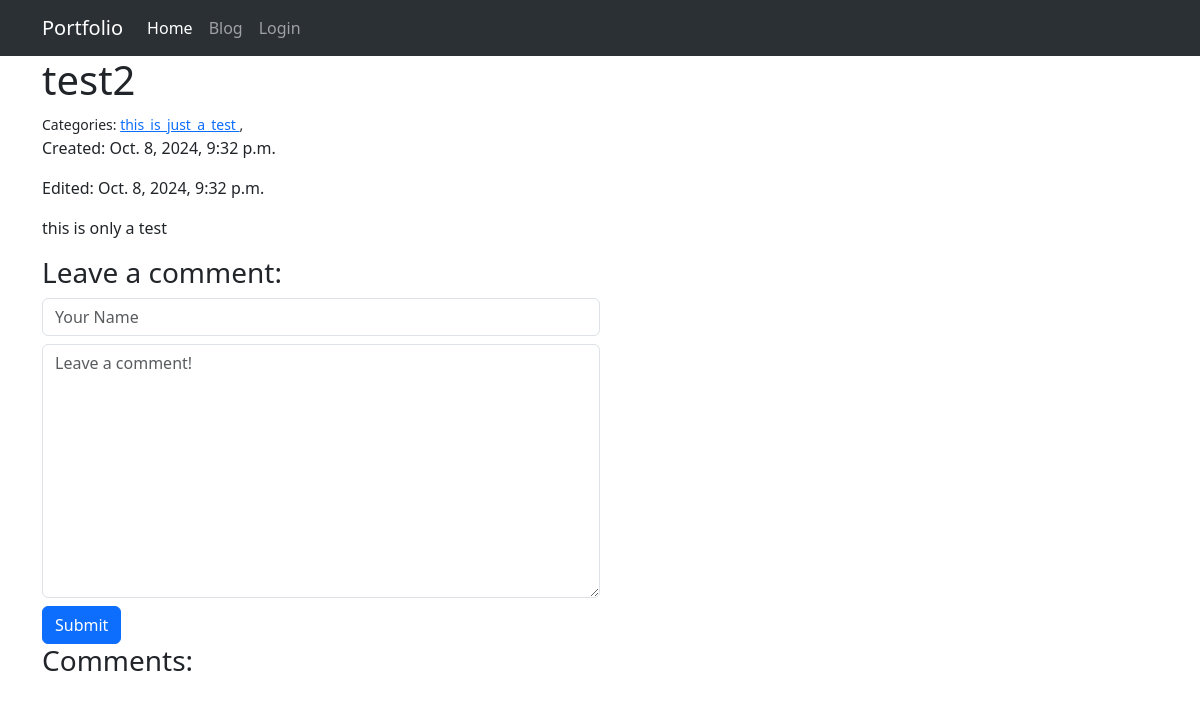
Page /blog/post/3/ on the earlier database version.
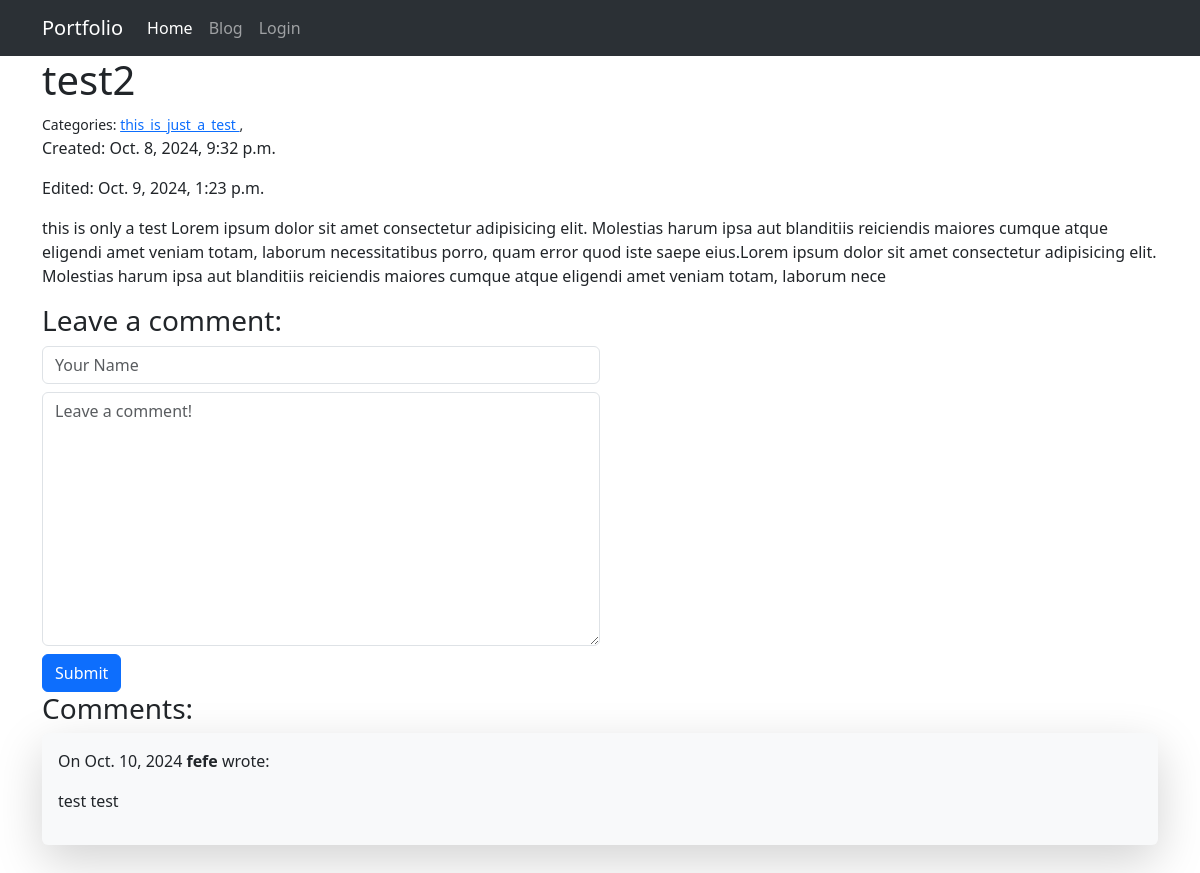
Same page on the later database version.
### blog/models.py (models this page shows, shortened)
class Category(models.Model):
    name = models.CharField(max_length=50)
    class Meta:
        verbose_name_plural = "categories"

class Post(models.Model):
    title = models.CharField(max_length=255)
    body = models.TextField()
    created_on = models.DateTimeField(auto_now_add=True)
    last_modified = models.DateTimeField(auto_now=True)
    categories = models.ManyToManyField("Category", related_name="posts")

class Comment(models.Model):
    author = models.CharField(max_length=63)
    body = models.TextField()
    created_on = models.DateTimeField(auto_now_add=True)
    post = models.ForeignKey("Post", on_delete=models.CASCADE)

### blog/views.py (the view, shortened to what this page needs)
# urls.py: path("post/<int:pk>/", views.blog_detail, name="blog_detail"),
def blog_detail(request, pk):
    post = Post.objects.get(pk=pk)
    form = CommentForm()
    comments = Comment.objects.filter(post=post)
    context = {
        "post": post,
        "comments": comments,
        "form": CommentForm(),
    }
    return render(request, "blog/detail.html", context)

### blog/forms.py
class CommentForm(forms.Form):
    author = forms.CharField(
        max_length=60,
        widget=forms.TextInput(
            attrs={"class": "form-control", "placeholder": "Your Name"}
        ),
    )
    body = forms.CharField(
        widget=forms.Textarea(
            attrs={"class": "form-control", "placeholder": "Leave a comment!"}
        )
    )

### blog/templates/blog/detail.html (shortened to what this page needs)
{% extends "projects/base.html" %} {% block content %}
<h1>{{ post.title }}</h1>
<small>
  Categories: {% for category in post.categories.all %}
  <a href="{% url 'blog:blog_category' category.name %}">
    {{ category.name }}
  </a>
  , {% endfor %}
</small>
<p>Created: {{ post.created_on }}</p>
<p>Edited: {{ post.last_modified }}</p>
<p>{{ post.body | slice:'400' }}</p>
<h3>Leave a comment:</h3>
<form method="post">
  <div class="w-50 mb-2">{{form.author}}</div>
  <div class="w-50 mb-2">{{form.body}}</div>
  <button type="submit" class="btn btn-primary">Submit</button>
</form>
<h3>Comments:</h3>
{% for comment in comments %}
<div class="shadow-lg p-3 mb-5 bg-body-tertiary rounded">
  <p>
    On {{ comment.created_on.date }}
    <strong>{{ comment.author }}</strong> wrote:
  </p>
  <p>{{ comment.body | linebreaks }}</p>
</div>
{% endfor %} {% endblock content %}

Differences in the rows shown:
changed Post "test2": last_modified "Oct. 8, 2024, 9:32 p.m." → "Oct. 9, 2024, 1:23 p.m."; body "this is only a test" → "this is only a test Lorem ipsum dolor sit amet consectetur adipisicing elit. Molestias harum ipsa aut blanditiis reiciendis maiores cumque atque eligendi amet veniam totam, laborum necessitatibus porro, quam error quod iste saepe eius.Lorem ipsum dolor sit amet consectetur adipisicing elit. Molestias harum ipsa aut blanditiis reiciendis maiores cumque atque eligendi amet veniam totam, laborum nece"
added Comment: created_on "Oct. 10, 2024", author "fefe", body "test test"
